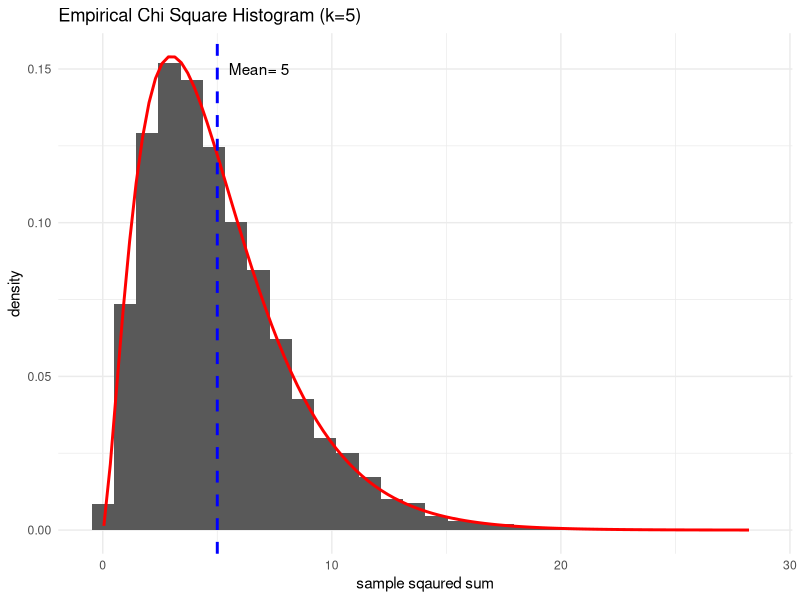

The R script that drew this image:
## ---- chunk 1
knitr::opts_chunk$set(echo = F, message = F, include = T, warning=F)
## ---- chunk 2
#Please don't change or delete this chunk
set.seed(42)
## ---- chunk 3
nsims=function(){
  rand_samp=rnorm(5)
  
  return (sum(rand_samp**2))
  
}

## ---- chunk 4
library(purrr)
n=10000
library(ggplot2)
k=5
samp_results=map_dbl(1:n, ~ nsims())
samp_results_df=data.frame(results=samp_results)
theorectical=rchisq(n, k) # 5= deg of freedom = mean of chi sqaure distribution


ggplot(samp_results_df,aes(x=results))+
  geom_histogram(aes(y = after_stat(density)))+
  stat_function(fun = dchisq, args = list(df=5), color = "red", size = 1)+
  geom_vline(xintercept = 5, linetype = "dashed", color = "blue", size = 1)+
  annotate("text", x = 5.5, y = 0.15, label = paste("Mean=",k), angle = 0, hjust = 0)+
  labs(title='Empirical Chi Square Histogram (k=5)',x='sample sqaured sum')+
  theme_minimal()  


## ---- chunk 5
#Please don't change or delete this chunk
set.seed(121)
## ---- chunk 6

exp_sim=function(n_exp){
  lambda=0.5
  samp_results=c()#numeric()
  for(i in 1:n_exp) {
    xi= runif(1)  
    x = -log(xi)/ lambda 
    samp_results=c(samp_results,x)#exp_res
  }
  
  
  return(samp_results)
  
}

exp_sim(10)
## ---- chunk 7

# Var(X)= E[X**2]-[E[X]]**2
n_exp=50000
x=exp_sim(n_exp)
lambda=0.5

hx=function(x){(x**2)*lambda*exp(-lambda*x)}
hx2=function(x){(x)*lambda*exp(-lambda*x)}
mean_sq_exp=integrate(hx,lower=0,upper=Inf)$value #E[X**2]
mean_exp=integrate(hx2,lower=0,upper=Inf)$value #E[X]

Var_exp=mean_sq_exp-(mean_exp)**2
Var_exp
## ---- chunk 8
n_exp = 100
exp_data=exp_sim(n_exp)
## ---- chunk 9
#install.packages('numDeriv')
library(numDeriv)
liklihood=function(lambda,sim_data=exp_data){
  if (lambda <= 0) return(-Inf)
  sx=sum(sim_data)
  n=length(sim_data)

    n*log(lambda)-(lambda*sx)
}

# get derivative function of the above
deriv_liklihood=function(lambda,sim_data=exp_data){
    sx=sum(sim_data)
    n=length(sim_data)
    n / lambda - sx
}
  


deriv_second_liklihood=function(lambda,sim_data=exp_data){
    sx=sum(sim_data)
    n=length(sim_data)
    -n / (lambda^2)
}


newton = function(f, f_prime, x0, tol = 1e-10, N = 100) {
  
  x = x0
  
  for (i in 1:N) {
    
    fx  = f(x)
    dfx = f_prime(x)
    if (is.na(fx) || is.na(dfx) || abs(dfx) < 1e-12) {
      stop(" Houston, we have a problem, division by zero")
    }
    x_new = x - fx / dfx
    if (is.na(x_new) || is.infinite(x_new)) {
      stop(" infinite vals")
    }
    if (abs(x_new - x) < tol) {
      return(x_new)
    }
    
    x = x_new
  }
  return(x)
}


newton(
  f = deriv_liklihood,
  f_prime = deriv_second_liklihood,
  x0 = 0.5
)
## ---- chunk 10
start_lambda=0.5
optim(start_lambda,fn=liklihood,sim_data=exp_data,method='L-BFGS-B',lower=0.0001,upper=Inf, control=list(fnscale=-1)  )

## ---- chunk 11
#Please don't change or delete this chunk
set.seed(123)
## ---- chunk 12
claims=read.csv2('claims_data.csv')
claims$daily=as.numeric(claims$daily)


## ---- chunk 13
tx=function(x,params){
  u=params[1]
  sd=params[2]
  
 result= exp( -(x-u)/sd )
return(result)
}

x=claims$daily[500]
params=c(25,2)
eval_tx=tx(x,params);eval_tx

## ---- chunk 14
log_liklihood=function(x,params){
  n=length(x)
  log_func_sum=sum(log(sapply(x,tx, params)))
  func_sum=sum(sapply(x,tx,params))
  sd=params[2]
  result=-n*log(sd)+log_func_sum-func_sum
  return(result)
  
}

x=claims$daily
start_u=mean(x)
start_sd=sqrt(var(x))
params_start=c(start_u,start_sd)
mle_func=optim(params_start,fn=log_liklihood,x=x,control=list(fnscale=-1))
mle=mle_func$par
mle
## ---- chunk 15
#Please don't change or delete this chunk
set.seed(100)
## ---- chunk 16
flip= function(){
  h_ead=0
  t_ail=1
  coin_flip=runif(1)
  if(coin_flip<0.5){
    result=h_ead}
  else{

        result=t_ail}
  
  return(result)
}

flip()
## ---- chunk 17
toss_to_TT=function(){
  
  n=1
  index_n=c(n)
  flip_result=c() 
  flip_result[1]=flip() # initialize the first value of the flip
  index_n[1]=n # initialize the first value of the number of flips
  
  diff_vec=1:1

  repeat{
    n=n+1
    flip_result=c(flip_result,flip())
    latest_diff_vec=diff(flip_result)
    latest_diff_val=latest_diff_vec[length(latest_diff_vec)]
    diff_vec=c(diff_vec,latest_diff_val)
    index_n=c(index_n,n)
  
  
  if ( (diff_vec[length(diff_vec)]==0) && (flip_result[length(flip_result)]==1)) {
    break
  }

  }
  number_flips_til_TT=n
  return (number_flips_til_TT)   


}
toss_to_TT()

## ---- chunk 18

n_times=10000
number_flips_vec=replicate(n = n_times, expr = toss_to_TT())
mean_flips=round(mean(number_flips_vec));mean_flips
